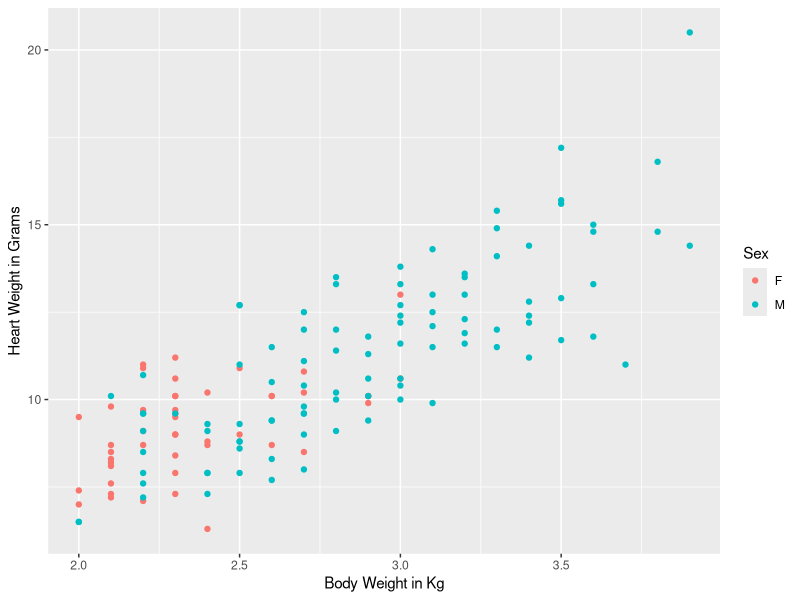
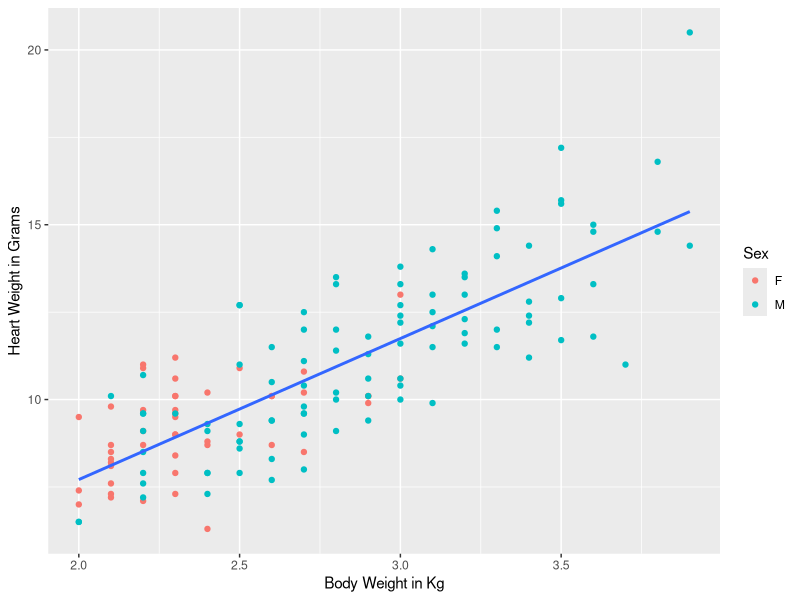
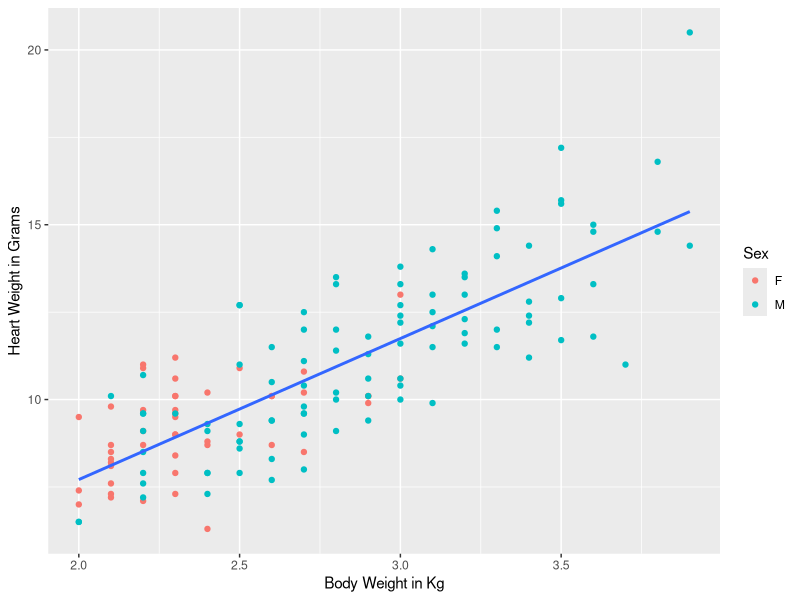

Reproduce these figures in R, in order.
## ---- chunk 1
#| code-fold: show

#install.packages("MASS")
library(MASS)
## ---- chunk 2
?cats
tail(cats,6)
## ---- chunk 3
#| echo: false

library(tidyverse)

ggplot(data = cats, aes(Bwt, Hwt))+
  geom_point(aes(color=Sex) )+
  xlab("Body Weight in Kg") +
  ylab("Heart Weight in Grams")

## ---- chunk 4
ggplot(data = cats, aes(x = Bwt, y = Hwt))+
  geom_point(aes(color=Sex) )+
  geom_smooth(method = lm, se = FALSE) +
  xlab("Body Weight in Kg") +
  ylab("Heart Weight in Grams")
## ---- chunk 5
summarize(.data= cats , r = cor(Bwt, Hwt, use="complete.obs"))
## ---- chunk 6
#install.packages("broom")
library(broom)
cat_model <- lm(Hwt ~ Bwt, data = cats)
tidy(cat_model)
## ---- chunk 7
# Alternative to tidy()
summary(cat_model)
## ---- chunk 8
#| echo: FALSE

ggplot(cats, aes(x = Bwt, y = Hwt))+
  geom_point(aes(color=Sex) )+
  geom_smooth(method = lm, se = FALSE) +
  xlab("Body Weight in Kg") +
  ylab("Heart Weight in Grams")

## ---- chunk 9
predict(object =  cat_model, 
        newdata = data.frame(Bwt = 3.5)
        )
